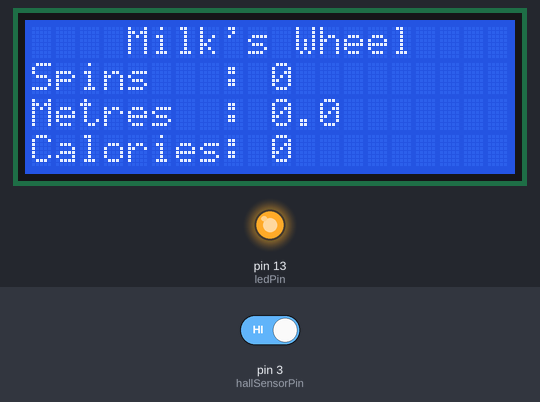
Recording of a sketch running on a simulated Arduino Nano, built with avr-gcc and run on an emulated ATmega328P. Parts: 20×4 character LCD, output pins drawn as LEDs (lit = HIGH). The test bench sets the inputs (shaded band); at power-on: pin 3 (hallSensorPin) HIGH.

Above: at 1.2 s.
1.3 s: pin 3 (hallSensorPin) driven LOW
At 2.8 s:
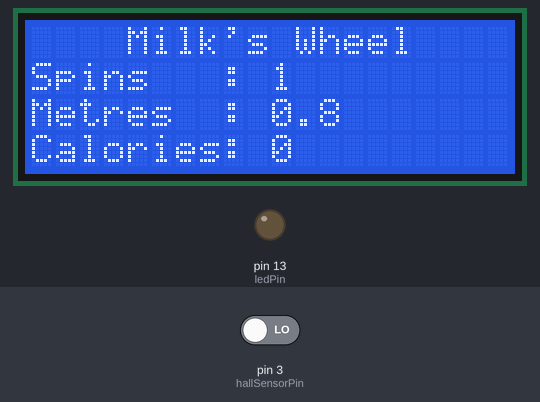
Timing chart, 0 to 4.3 s (numbered marks = the images above; inputs shaded):
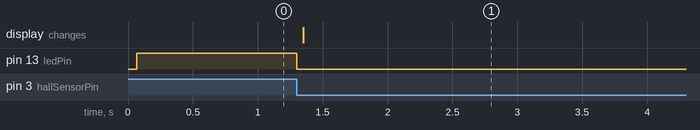

Measured:
- after the input at 1.3 s, pin 13 (ledPin): HIGH → LOW at once; the display: changes after 0.05 s (image 1)

The sketch:

Hamster_Smart_Wheel.ino
```cpp
#include <LiquidCrystal_I2C.h>
// #include <Wire.h>

int ledPin = 13; // Nano board LED.
int hallSensorPin = 3; // Hall effect sensor to Pin D3.
int state = LOW; // Starting state for LEDpin.
int counter = 0; // Counter for wheel rotations.
LiquidCrystal_I2C lcd(0x27, 20, 4); // Screen initialisation.

void setup() {
lcd.init(); // Initialisation screen
lcd.clear(); // Clear screen
lcd.backlight(); // Activate screen Backlight.

pinMode(ledPin, OUTPUT); //
pinMode(hallSensorPin, INPUT_PULLUP);
attachInterrupt(digitalPinToInterrupt(hallSensorPin), switch1, FALLING); // Activate switch1() on interupt LOW TO HIGH aka RISING.
}

//80.5cm Circumference of wheel used.

void loop(){

// delay(1000);
// lcd.setBacklight(LOW); // Turn off Backlight.

state = digitalRead(hallSensorPin);

float cmRan = counter * 80.5;
float mRan = cmRan / 100;
float milesRan = cmRan / 160934.4;
float kmRan = cmRan / 100000;
float calories = milesRan * 100;

if (state == HIGH) {
lcd.setBacklight(HIGH);
digitalWrite(ledPin, state);
// ++counter;
}
else {
digitalWrite(ledPin, LOW);
}

lcd.setCursor(0,0);
// lcd.print("Name   : Milk");
lcd.print("    Milk's Wheel");

lcd.setCursor(0,1);
lcd.print("Spins   : ");
lcd.print(counter);

lcd.setCursor(0,2);
lcd.print("Metres  : ");
lcd.print(mRan, 1);

lcd.setCursor(0,3);
lcd.print("Calories: ");
lcd.print(calories, 0);
}

void switch1() {
  state = !state;
  ++counter;
}
```
